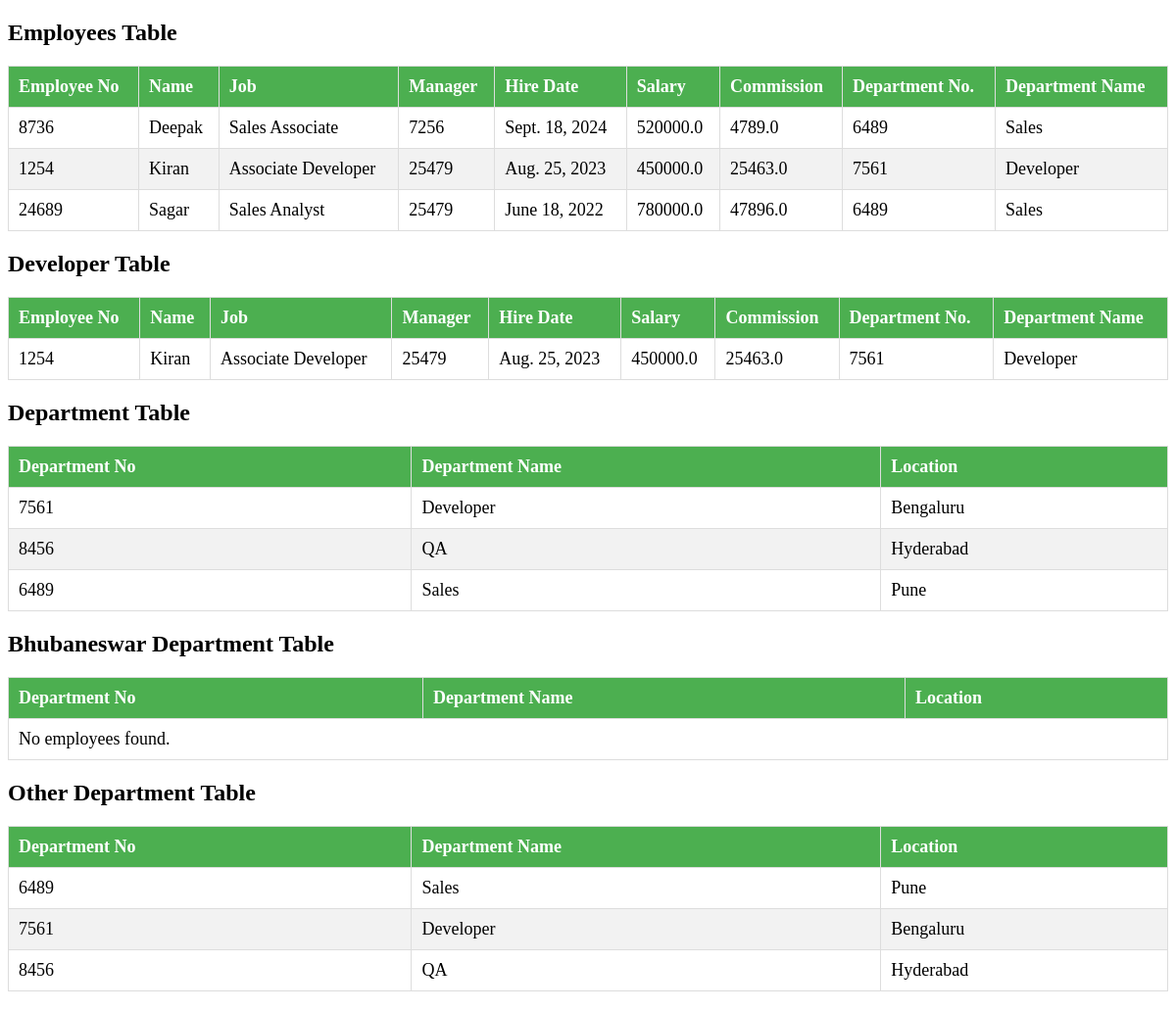
Page /retrieve_employees/ on the earlier database version.
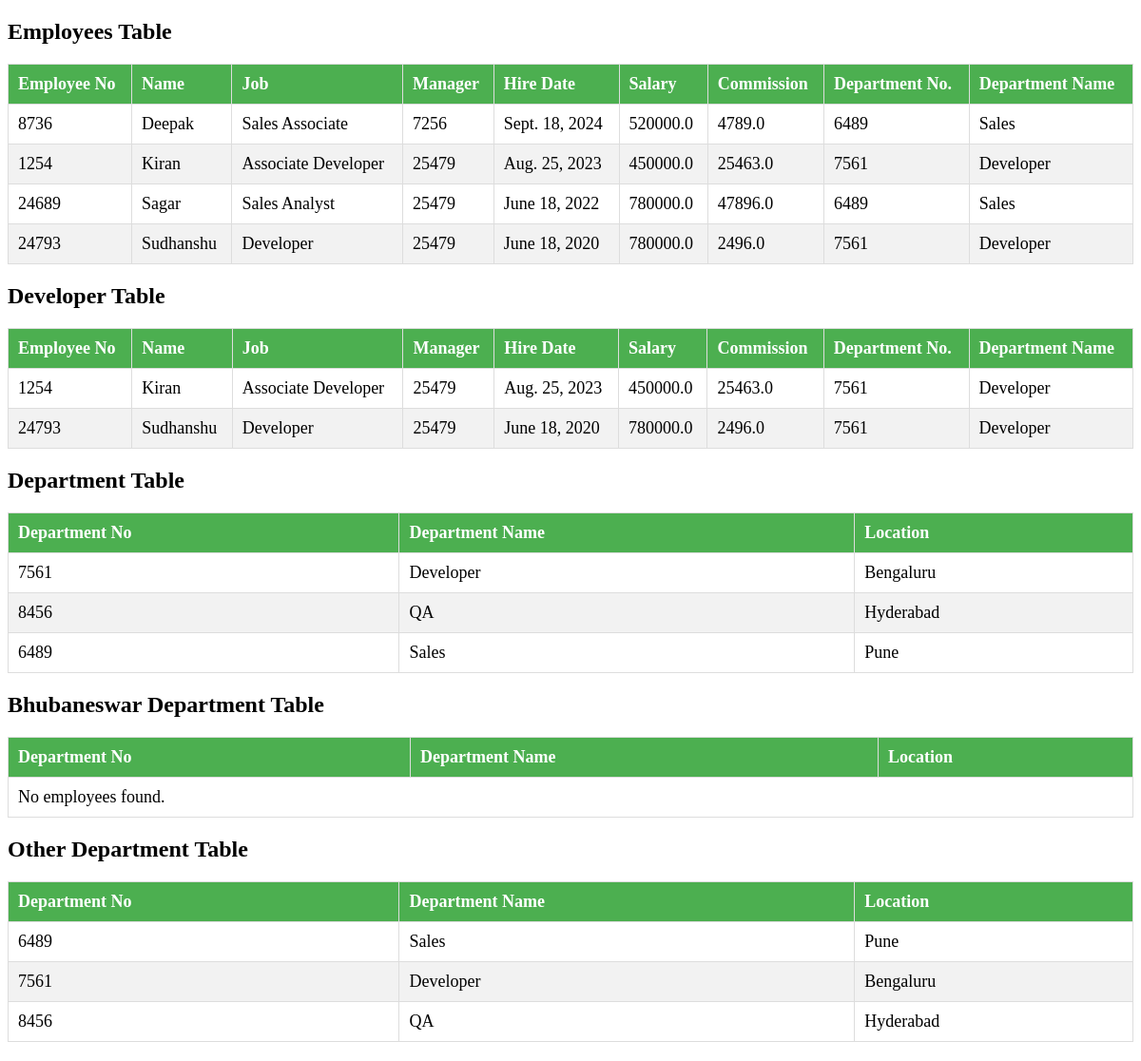
Same page on the later database version.
### app/models.py (models this page shows, shortened)
class Emp(models.Model):
    empno = models.IntegerField(primary_key=True)
    ename = models.CharField(max_length=250)
    job = models.CharField(max_length=250)
    mgr = models.IntegerField()
    hiredate = models.DateField()
    sal = models.FloatField()
    comm = models.FloatField()
    deptno = models.ForeignKey(Dept, on_delete=models.CASCADE)
    class Meta:
        db_table = 'emp'

class Dept(models.Model):
    deptno = models.IntegerField(primary_key=True)
    dname = models.CharField(max_length=250)
    loc = models.CharField(max_length=250)
    class Meta:
        db_table = 'dept'
    def __str__(self):
        return str(self.deptno)

### app/views.py (the view)
# urls.py: path('retrieve_employees/', retrieve_employees, name='retrieve_employees'),
def retrieve_employees(request=None):
    employees = Emp.objects.all().order_by('ename')  # Get all employees
    developer = Emp.objects.filter(deptno=7561).order_by('ename')  # Get all employees
    departments = Dept.objects.all().order_by('dname')  # Get all departments
    bhubaneswardept = Dept.objects.filter(loc='Bhubaneswar')
    otherdept = Dept.objects.filter(Q(loc='Bengaluru') | Q(loc='Kolkata') | Q(loc='Pune') | Q(loc='Hyderabad'))
    return render(request, 'employees.html', {'employees': employees, 'developer': developer, 'departments': departments, 'bhubaneswardept':bhubaneswardept, 'otherdept':otherdept})

### templates/employees.html (shortened to what this page needs)
<!DOCTYPE html>
<html lang="en">
<head>
</head>
<body>
    <h2>Employees Table</h2>
    <table>
        <thead>
            <tr>
                <th>Employee No</th>
                <th>Name</th>
                <th>Job</th>
                <th>Manager</th>
                <th>Hire Date</th>
                <th>Salary</th>
                <th>Commission</th>
                <th>Department No.</th>
                <th>Department Name</th>
            </tr>
        </thead>
        <tbody>
            {% for emp in employees %}
            <tr>
                <td>{{ emp.empno }}</td>
                <td>{{ emp.ename }}</td>
                <td>{{ emp.job }}</td>
                <td>{{ emp.mgr }}</td>
                <td>{{ emp.hiredate }}</td>
                <td>{{ emp.sal }}</td>
                <td>{{ emp.comm }}</td>
                <td>{{ emp.deptno }}</td>
                <td>{{ emp.deptno.dname }}</td>
            </tr>
            {% empty %}
            <tr>
                <td colspan="8">No employees found.</td>
            </tr>
            {% endfor %}
        </tbody>
    </table>
    <h2>Developer Table</h2>
    <table>
        <thead>
            <tr>
                <th>Employee No</th>
                <th>Name</th>
                <th>Job</th>
                <th>Manager</th>
                <th>Hire Date</th>
                <th>Salary</th>
                <th>Commission</th>
                <th>Department No.</th>
                <th>Department Name</th>
            </tr>
        </thead>
        <tbody>
            {% for emp in developer %}
            <tr>
                <td>{{ emp.empno }}</td>
                <td>{{ emp.ename }}</td>
                <td>{{ emp.job }}</td>
                <td>{{ emp.mgr }}</td>
                <td>{{ emp.hiredate }}</td>
                <td>{{ emp.sal }}</td>
                <td>{{ emp.comm }}</td>
                <td>{{ emp.deptno }}</td>
                <td>{{ emp.deptno.dname }}</td>
            </tr>
            {% empty %}
            <tr>
                <td colspan="8">No employees found.</td>
            </tr>
            {% endfor %}
        </tbody>
    </table>
    <h2>Department Table</h2>
    <table>
        <thead>
            <tr>
                <th>Department No</th>
                <th>Department Name</th>
                <th>Location</th>
            </tr>
        </thead>
        <tbody>
            {% for dept in departments %}
            <tr>
                <td>{{ dept.deptno }}</td>
                <td>{{ dept.dname }}</td>
                <td>{{ dept.loc }}</td>
            </tr>
            {% empty %}
            <tr>
                <td colspan="8">No employees found.</td>
            </tr>
            {% endfor %}
        </tbody>
    </table>
    <h2>Bhubaneswar Department Table</h2>
    <table>
        <thead>
            <tr>
                <th>Department No</th>
                <th>Department Name</th>
                <th>Location</th>
            </tr>
        </thead>
        <tbody>
            {% for dept in bhubaneswardept %}
            <tr>
                <td>{{ dept.deptno }}</td>
                <td>{{ dept.dname }}</td>
                <td>{{ dept.loc }}</td>
            </tr>
            {% empty %}
            <tr>
                <td colspan="8">No employees found.</td>
            </tr>
            {% endfor %}
        </tbody>
    </table>
    <h2>Other Department Table</h2>
    <table>
        <thead>
            <tr>
                <th>Department No</th>
                <th>Department Name</th>
                <th>Location</th>
            </tr>
        </thead>
        <tbody>
            {% for dept in otherdept %}
            <tr>
                <td>{{ dept.deptno }}</td>
                <td>{{ dept.dname }}</td>
                <td>{{ dept.loc }}</td>
            </tr>
            {% empty %}
            <tr>
                <td colspan="8">No employees found.</td>
            </tr>
            {% endfor %}
        </tbody>
    </table>
</body>
</html>

Differences in the rows shown:
added Emp: empno "24793", ename "Sudhanshu", job "Developer", mgr "25479", hiredate "June 18, 2020", sal "780000.0", comm "2496.0", deptno "7561", deptno.dname "Developer"
